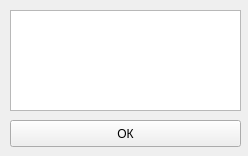
<?xml version="1.0" encoding="UTF-8"?>
<ui version="4.0">
 <class>Form</class>
 <widget class="QWidget" name="Form">
  <property name="geometry">
   <rect>
    <x>0</x>
    <y>0</y>
    <width>248</width>
    <height>156</height>
   </rect>
  </property>
  <property name="windowTitle">
   <string notr="true">Предупреждение</string>
  </property>
  <widget class="QTextEdit" name="message_text">
   <property name="geometry">
    <rect>
     <x>10</x>
     <y>10</y>
     <width>231</width>
     <height>101</height>
    </rect>
   </property>
   <property name="readOnly">
    <bool>true</bool>
   </property>
  </widget>
  <widget class="QPushButton" name="ok_btn">
   <property name="geometry">
    <rect>
     <x>10</x>
     <y>120</y>
     <width>231</width>
     <height>27</height>
    </rect>
   </property>
   <property name="text">
    <string>ОК</string>
   </property>
  </widget>
 </widget>
 <resources/>
 <connections/>
</ui>
